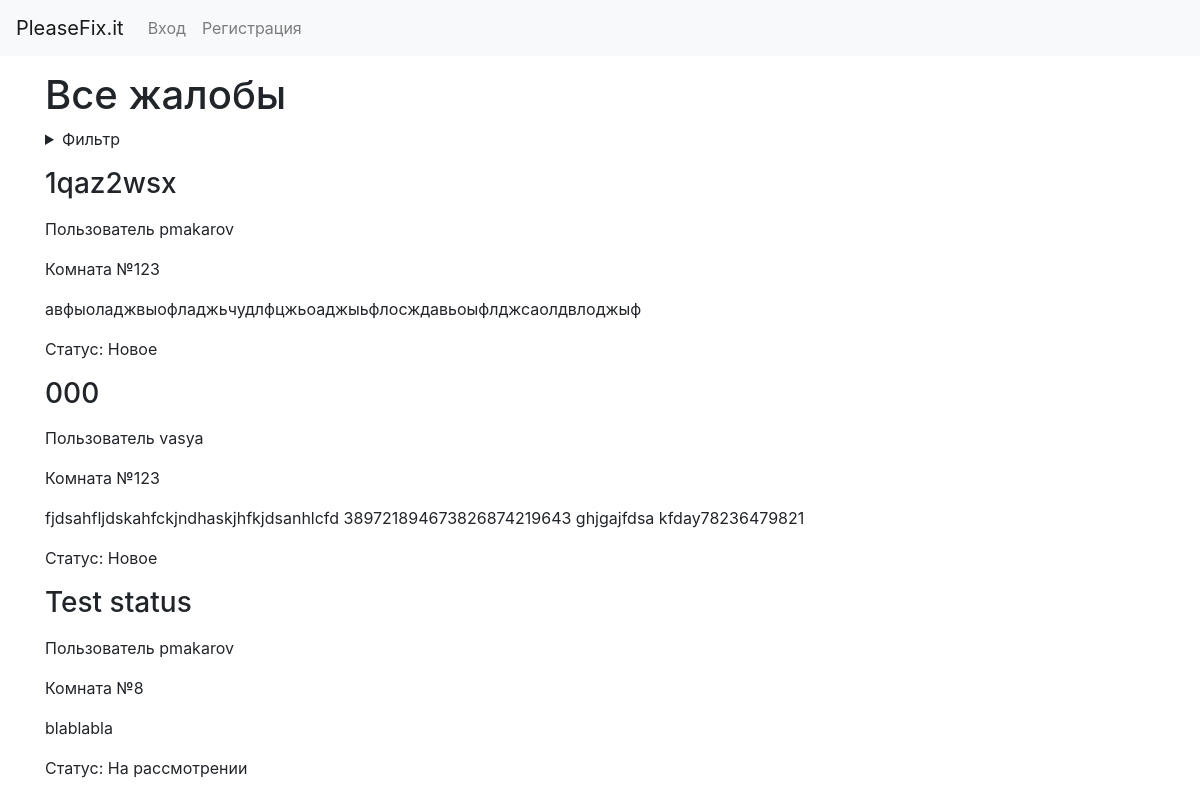
The app's page /, older data.
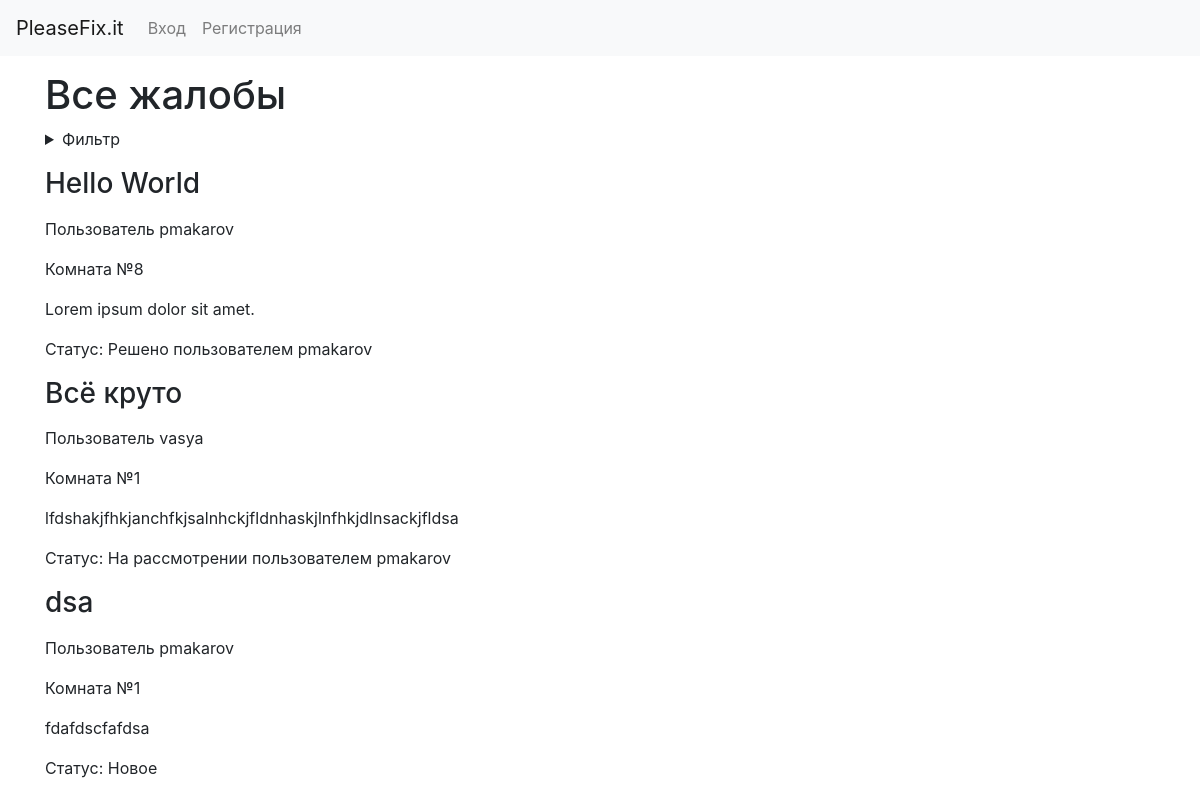
The same page, newer data.
### myapp/models.py (models this page shows)
class Problem(models.Model):
	title = models.CharField(max_length=32)
	user = models.ForeignKey(
		User,
		on_delete=models.CASCADE
	)
	room = models.IntegerField()
	text = models.TextField()
	status_variants = (
		('new', 'Новое'),
		('solving', 'На рассмотрении'),
		('solved', 'Решено')
	)
	status = models.CharField(max_length=8, choices=status_variants, default='new')
	fixer = models.ForeignKey(
		User,
		on_delete=models.CASCADE,
		related_name='fixer',
		null=True,
	)

### myapp/views.py (the view, shortened to what this page needs)
# urls.py: re_path(r'^$', index),
def index(request):
	pars_keywords = {}
	pars_user = {}
	for k, v in list(request.GET.items()):
		if v:
			if k not in ('user', 'fixer'):
				pars_keywords[k] = v
			else:
				pars_user[k] = v
	user_keywords = {}
	probs = Problem.objects.filter(
		**pars_keywords,
		**user_keywords
	)
	if probs.count() == 0:
		return render(
			request, 'no_problems.html',
			{'title': 'Все жалобы', 'user': request.user}
		)
	admin = False
	if request.user.is_authenticated:
		profiles = UserProfile.objects.filter(user=request.user, admin=True)
		if profiles.count() != 0:
			admin = True
	return render(
		request, 'index.html',
		{
			'title': 'Все жалобы',
			'user': request.user,
			'status_variants': Problem.status_variants,
			'probs': probs,
			'admin': admin,
		}
	)

### myapp/templatetags/fixer.py (called while the page is built)
@register.filter(name='fixer')
def fixer(prob):
	return prob.fixer

### myapp/templatetags/status.py (called while the page is built)
@register.filter(name='status')
def status(prob):
	return prob.get_status_display()

### myapp/templates/index.html (shortened to what this page needs)
{% extends 'base.html' %}
{% load status %}
{% load status_val %}
{% load fixer %}
{% block content %}
<details>
	<summary>Фильтр</summary>
</details>
{% for prob in probs %}
<p>
	<p>
		<h3>{{ prob.title }}</h3>
	</p>
	<p>
		Пользователь {{ prob.user.username }}
	</p>
	<p>
		Комната №{{ prob.room }}
	</p>
	<p>
		{{ prob.text }}
	</p>
	<p>
		Статус: {{ prob|status }} {% if prob|fixer %} пользователем {{ prob|fixer }} {% endif %}
	</p>
</p>
{% endfor %}
{% endblock %}

### myapp/templates/base.html (shortened to what this page needs)
<!DOCTYPE html>
<html>
<head>
	<link rel="stylesheet" href="https://stackpath.bootstrapcdn.com/bootstrap/4.3.1/css/bootstrap.min.css">
	<link rel="stylesheet" type="text/css" href="/static/style.css">
</head>
<body>
	<header>
		<nav class="navbar navbar-expand-lg navbar-light bg-light">
			<a class="navbar-brand" href="/">PleaseFix.it</a>
			<div class="collapse navbar-collapse" id="navbarSupportedContent">
			<ul class="navbar-nav mr-auto">
				{% if user.is_authenticated %}
				<li class="nav-item dropdown">
					<a class="nav-link dropdown-toggle" href="#" id="navbarDropdown" role="button" data-toggle="dropdown" aria-haspopup="true" aria-expanded="false">
						{{ user.username }}
					</a>
					<div class="dropdown-menu" aria-labelledby="navbarDropdown">
						<a class="dropdown-item" href="/new">Добавить жалобу</a>
						<a class="dropdown-item" href="/?user={{ user.username }}&room=&fixer=">Мои жалобы</a>
						<a class="dropdown-item" href="/?user=&room=&fixer={{ user.username }}"></a>
						<div class="dropdown-divider"></div>
						<a class="dropdown-item" href="/logout">Выйти</a>
					</div>
				</li>
				{% else %}
				<li class="nav-item">
					<a class="nav-link" href="/login">Вход</a>
				</li>
				<li class="nav-item">
					<a class="nav-link" href="/register">Регистрация</a>
				</li>
				{% endif %}
			</ul>
			</div>
		</nav>
	</header>
	<div class="container">
		{% if title %}
		<h1>{{ title }}</h1>
		{% endif %}
		{% block content %}
		{% endblock %}
	</div>
</body>
</html>

### myapp/static/style.css (style rules this page uses)
header { margin-bottom: 15px; }

Row changes from the older to the newer data that the page shows:
removed Problem: title "1qaz2wsx", user.username "pmakarov", room "123", text "авфыоладжвыофладжьчудлфцжьоаджыьфлосждавьоыфлджсаолдвлоджыф", status "Новое"
removed Problem: title "000", user.username "vasya", room "123", text "fjdsahfljdskahfckjndhaskjhfkjdsanhlcfd 389721894673826874219643 ghjgajfdsa kfday78236479821", status "Новое"
removed Problem: title "Test status", user.username "pmakarov", room "8", text "blablabla", status "На рассмотрении"
added Problem: title "Hello World", user.username "pmakarov", room "8", text "Lorem ipsum dolor sit amet.", status "Решено", fixer.username "pmakarov"
added Problem: title "Всё круто", user.username "vasya", room "1", text "lfdshakjfhkjanchfkjsalnhckjfldnhaskjlnfhkjdlnsackjfldsa", status "На рассмотрении", fixer.username "pmakarov"
added Problem: title "dsa", user.username "pmakarov", room "1", text "fdafdscfafdsa", status "Новое"
